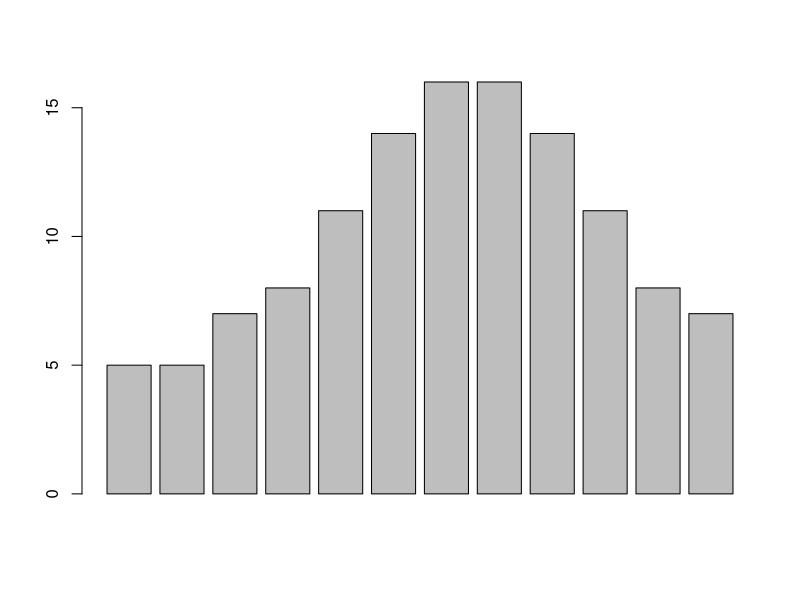
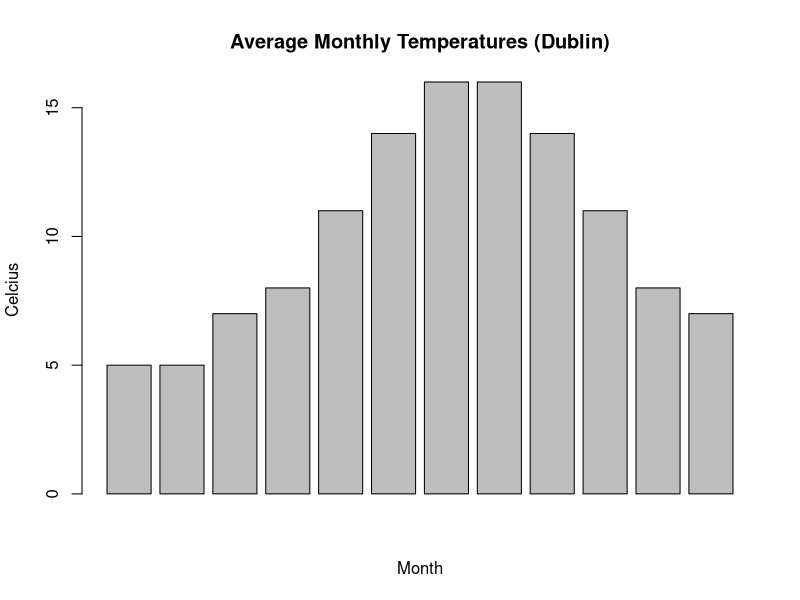
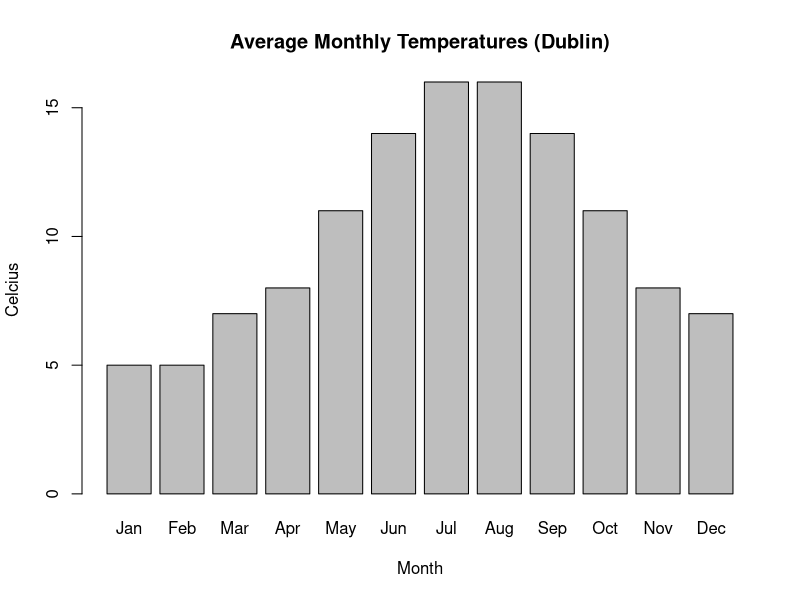
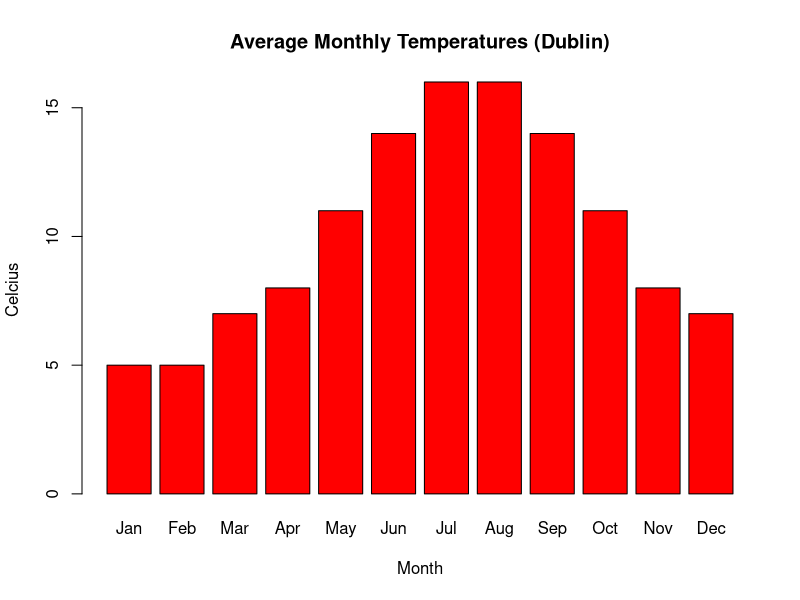

Generate these figures, in order, with R:
#
#        Author: Dr Eugene O'Loughlin
#   Video Title: How To... Draw a Labelled Bar Plot in R
#  Video Number: #32
#
# Create a vector with average monthly temperature for Dublin
temp <- c(5, 5, 7, 8, 11, 14, 16, 16, 14, 11, 8, 7)
#
# Create a bar plot of temperature data
barplot(temp)
#
# Add main and axis titles
barplot(temp, main = "Average Monthly Temperatures (Dublin)",
        xlab = "Month",
        ylab = "Celcius")
#
# Add month names for each bar
barplot(temp, main = "Average Monthly Temperatures (Dublin)",
        xlab = "Month",
        ylab = "Celcius",
        names.arg = c("Jan", "Feb", "Mar", "Apr", 
                      "May", "Jun", "Jul", "Aug", 
                      "Sep", "Oct", "Nov", "Dec"))
#
# Add colour
barplot(temp, main = "Average Monthly Temperatures (Dublin)",
        xlab = "Month",
        ylab = "Celcius",
        col = "Red",
        names.arg = c("Jan", "Feb", "Mar", "Apr", 
                      "May", "Jun", "Jul", "Aug", 
                      "Sep", "Oct", "Nov", "Dec"))
#
